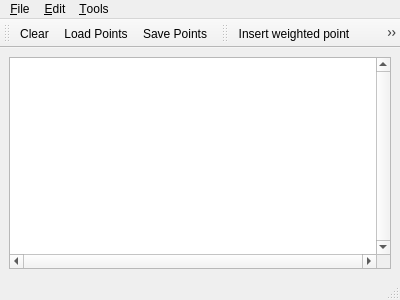
<ui version="4.0" >
 <author>GeometryFactory</author>
 <class>Regular_triangulation_2</class>
 <widget class="QMainWindow" name="Regular_triangulation_2" >
  <property name="geometry" >
   <rect>
    <x>0</x>
    <y>0</y>
    <width>400</width>
    <height>300</height>
   </rect>
  </property>
  <property name="windowTitle" >
   <string>CGAL Regular Triangulation</string>
  </property>
  <property name="windowIcon" >
   <iconset resource="../resources/CGAL.qrc" >
    <normaloff>:/cgal/logos/cgal_icon</normaloff>:/cgal/logos/cgal_icon</iconset>
  </property>
  <widget class="QWidget" name="centralwidget" >
   <layout class="QGridLayout" >
    <item row="0" column="0" >
     <widget class="QGraphicsView" name="graphicsView" >
      <property name="focusPolicy" >
       <enum>Qt::StrongFocus</enum>
      </property>
      <property name="verticalScrollBarPolicy" >
       <enum>Qt::ScrollBarAlwaysOn</enum>
      </property>
      <property name="horizontalScrollBarPolicy" >
       <enum>Qt::ScrollBarAlwaysOn</enum>
      </property>
      <property name="transformationAnchor" >
       <enum>QGraphicsView::NoAnchor</enum>
      </property>
     </widget>
    </item>
   </layout>
  </widget>
  <widget class="QStatusBar" name="statusbar" />
  <widget class="QToolBar" name="fileToolBar" >
   <property name="windowTitle" >
    <string>File Tools</string>
   </property>
   <attribute name="toolBarArea" >
    <enum>TopToolBarArea</enum>
   </attribute>
   <attribute name="toolBarBreak" >
    <bool>false</bool>
   </attribute>
   <addaction name="actionClear" />
   <addaction name="actionLoadPoints" />
   <addaction name="actionSavePoints" />
   <addaction name="actionGabriel" />
  </widget>
  <widget class="QToolBar" name="toolBar" >
   <property name="windowTitle" >
    <string>Visualization Tools</string>
   </property>
   <attribute name="toolBarArea" >
    <enum>TopToolBarArea</enum>
   </attribute>
   <attribute name="toolBarBreak" >
    <bool>false</bool>
   </attribute>
   <addaction name="actionInsertPoint" />
   <addaction name="actionShowRegular" />
   <addaction name="actionShowPowerdiagram" />
   <addaction name="actionRecenter" />
   <addaction name="actionShowGabriel" />
  </widget>
  <widget class="QMenuBar" name="menubar" >
   <property name="geometry" >
    <rect>
     <x>0</x>
     <y>0</y>
     <width>400</width>
     <height>29</height>
    </rect>
   </property>
   <widget class="QMenu" name="menuFile" >
    <property name="title" >
     <string>&amp;File</string>
    </property>
    <addaction name="separator" />
    <addaction name="actionClear" />
    <addaction name="actionGabriel" />
    <addaction name="actionLoadPoints" />
    <addaction name="actionSavePoints" />
    <addaction name="separator" />
    <addaction name="actionQuit" />
   </widget>
   <widget class="QMenu" name="menuEdit" >
    <property name="title" >
     <string>&amp;Edit</string>
    </property>
    <addaction name="actionInsertRandomPoints" />
   </widget>
   <widget class="QMenu" name="menuTools" >
    <property name="title" >
     <string>&amp;Tools</string>
    </property>
    <addaction name="actionInsertPoint" />
    <addaction name="actionShowRegular" />
    
    <addaction name="actionShowPowerdiagram" />
    <addaction name="separator" />
    <addaction name="actionRecenter" />
   </widget>
   <addaction name="menuFile" />
   <addaction name="menuEdit" />
   <addaction name="menuTools" />
  </widget>
  <action name="actionAbout" >
   <property name="text" >
    <string>&amp;About</string>
   </property>
  </action>
  <action name="actionAboutCGAL" >
   <property name="text" >
    <string>About &amp;CGAL</string>
   </property>
  </action>
  <action name="actionQuit" >
   <property name="text" >
    <string>&amp;Quit</string>
   </property>
   <property name="shortcut" >
    <string>Ctrl+Q</string>
   </property>
  </action>
  <action name="actionInsertRandomPoints" >
   <property name="text" >
    <string>&amp;Insert random points</string>
   </property>
   <property name="shortcut" >
    <string>Ctrl+I</string>
   </property>
  </action>
  <action name="actionInsertPoint" >
   <property name="checkable" >
    <bool>true</bool>
   </property>
   <property name="checked" >
    <bool>false</bool>
   </property>
   <property name="icon" >
    <iconset resource="../icons/Input.qrc" >
     <normaloff>:/cgal/Input/inputPoint.png</normaloff>:/cgal/Input/inputPoint.png</iconset>
   </property>
   <property name="text" >
    <string>&amp;Insert weighted point</string>
   </property>
   <property name="toolTip" >
    <string>Insert weighted point</string>
   </property>
   <property name="statusTip" >
    <string>Left: Insert vtx</string>
   </property>
  </action>
  <action name="actionClear" >
   <property name="icon" >
    <iconset resource="../icons/File.qrc" >
     <normaloff>:/cgal/fileToolbar/fileNew.png</normaloff>:/cgal/fileToolbar/fileNew.png</iconset>
   </property>
   <property name="text" >
    <string>&amp;Clear</string>
   </property>
   <property name="shortcut" >
    <string>Ctrl+C</string>
   </property>
  </action>
  <action name="actionShowPowerdiagram" >
   <property name="checkable" >
    <bool>true</bool>
   </property>
   <property name="checked" >
    <bool>false</bool>
   </property>
   <property name="icon" >
    <iconset resource="../icons/Triangulation_2.qrc" >
     <normaloff>:/cgal/Triangulation_2/Voronoi_diagram_2.png</normaloff>:/cgal/Triangulation_2/Voronoi_diagram_2.png</iconset>
   </property>
   <property name="text" >
    <string>Show &amp;Voronoi Diagram</string>
   </property>
   <property name="shortcut" >
    <string>Ctrl+V</string>
   </property>
  </action>
  <action name="actionShowGabriel" >
   <property name="checkable" >
    <bool>true</bool>
   </property>
   <property name="checked" >
    <bool>false</bool>
   </property>
   <property name="icon" >
    <iconset resource="../icons/Triangulation_2.qrc" >
     <normaloff>:/cgal/Triangulation_2/Voronoi_diagram_2.png</normaloff>:/cgal/Triangulation_2/Voronoi_diagram_2.png</iconset>
   </property>
   <property name="text" >
    <string>Show &amp;Gabriel Edges</string>
   </property>
   <property name="shortcut" >
    <string>Ctrl+V</string>
   </property>
  </action>
  <action name="actionShowRegular" >
   <property name="checkable" >
    <bool>true</bool>
   </property>
   <property name="icon" >
    <iconset resource="../icons/Triangulation_2.qrc" >
     <normaloff>:/cgal/Triangulation_2/Delaunay_triangulation_2.png</normaloff>:/cgal/Triangulation_2/Delaunay_triangulation_2.png</iconset>
   </property>
   <property name="text" >
    <string>Show &amp;Regular Triangulation</string>
   </property>
   <property name="shortcut" >
    <string>Ctrl+D</string>
   </property>
  </action>
  <action name="actionLoadPoints" >
   <property name="icon" >
    <iconset resource="../icons/File.qrc" >
     <normaloff>:/cgal/fileToolbar/fileOpen.png</normaloff>:/cgal/fileToolbar/fileOpen.png</iconset>
   </property>
   <property name="text" >
    <string>&amp;Load Points...</string>
   </property>
   <property name="shortcut" >
    <string>Ctrl+L</string>
   </property>
  </action>
  <action name="actionSavePoints" >
   <property name="icon" >
    <iconset resource="../icons/File.qrc" >
     <normaloff>:/cgal/fileToolbar/fileSave.png</normaloff>:/cgal/fileToolbar/fileSave.png</iconset>
   </property>
   <property name="text" >
    <string>&amp;Save Points...</string>
   </property>
   <property name="shortcut" >
    <string>Ctrl+S</string>
   </property>
  </action>
  <action name="actionRecenter" >
   <property name="icon" >
    <iconset resource="../icons/Input.qrc" >
     <normaloff>:/cgal/Input/zoom-best-fit</normaloff>:/cgal/Input/zoom-best-fit</iconset>
   </property>
   <property name="text" >
    <string>Re&amp;center the viewport</string>
   </property>
   <property name="shortcut" >
    <string>Ctrl+R</string>
   </property>
  </action>
 </widget>
 <resources>
  <include location="Regular_triangulation_2.qrc" />
  <include location="../icons/File.qrc" />
  <include location="../resources/CGAL.qrc" />
  <include location="../icons/Triangulation_2.qrc" />
  <include location="../icons/Input.qrc" />
 </resources>
 <connections/>
</ui>
